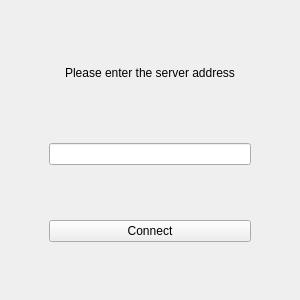
<?xml version="1.0" encoding="UTF-8"?>
<ui version="4.0">
 <class>MainWindow</class>
 <widget class="QMainWindow" name="MainWindow">
  <property name="geometry">
   <rect>
    <x>0</x>
    <y>0</y>
    <width>300</width>
    <height>300</height>
   </rect>
  </property>
  <property name="windowTitle">
   <string>MainWindow</string>
  </property>
  <widget class="QWidget" name="centralwidget">
   <layout class="QHBoxLayout" name="horizontalLayout">
    <item>
     <layout class="QVBoxLayout" name="verticalLayout_2">
      <property name="leftMargin">
       <number>40</number>
      </property>
      <property name="rightMargin">
       <number>40</number>
      </property>
      <item>
       <widget class="QLabel" name="label">
        <property name="maximumSize">
         <size>
          <width>500</width>
          <height>30</height>
         </size>
        </property>
        <property name="text">
         <string>Please enter the server address</string>
        </property>
        <property name="alignment">
         <set>Qt::AlignCenter</set>
        </property>
       </widget>
      </item>
      <item>
       <widget class="QLineEdit" name="lineEdit"/>
      </item>
      <item>
       <widget class="QPushButton" name="btnConnect">
        <property name="text">
         <string>Connect</string>
        </property>
       </widget>
      </item>
     </layout>
    </item>
   </layout>
  </widget>
  <widget class="QMenuBar" name="menubar">
   <property name="geometry">
    <rect>
     <x>0</x>
     <y>0</y>
     <width>300</width>
     <height>22</height>
    </rect>
   </property>
  </widget>
 </widget>
 <resources/>
 <connections/>
</ui>
